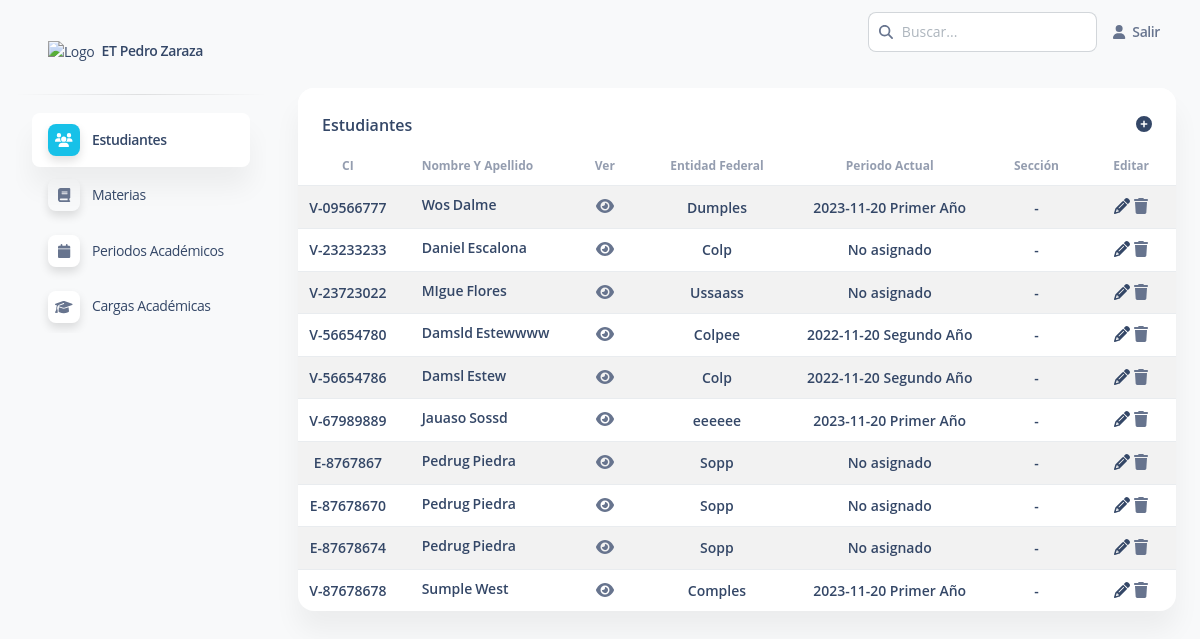
The page /estudiantes (signed in) on the database as committed earlier.
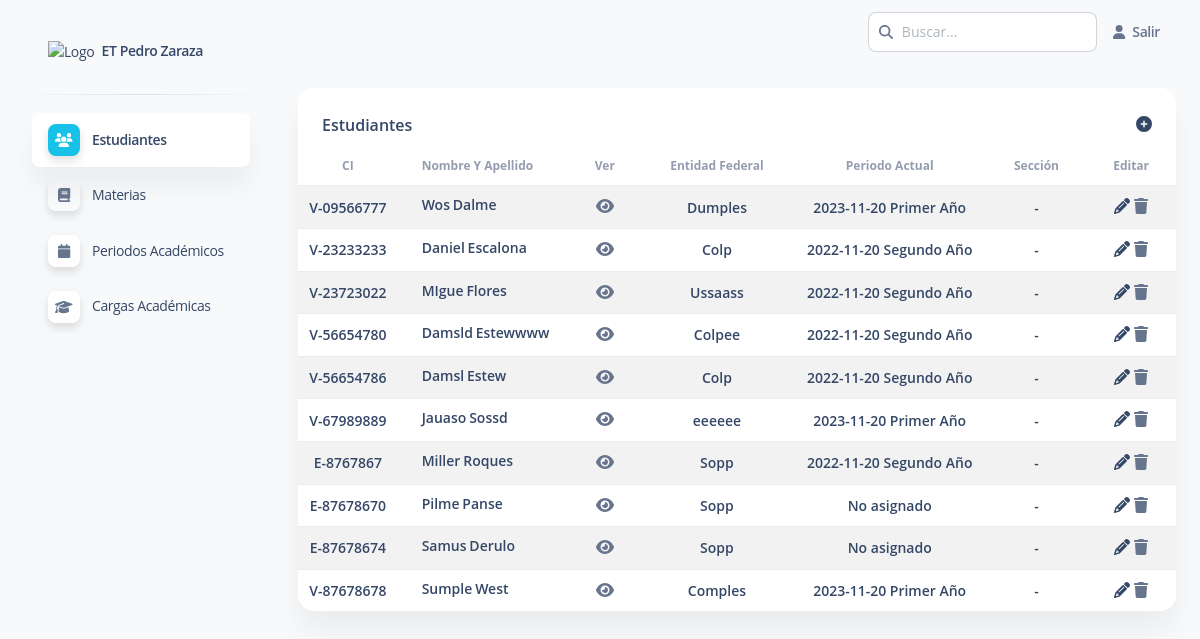
The same page on the database as committed later.
### apps/home/models.py (models this page shows, shortened)
class Estudiante(models.Model):
    CI_OPT=(
        ('V', 'V'),
        ('E', 'E')
    )
    ci = models.CharField(max_length=10, validators=[MinLengthValidator(7), RegexValidator(r'^[0-9]{1,2}[.]?[0-9]{3}[.]?[0-9]{3}$')], unique=True, null=True)
    ci_tipo = models.CharField(max_length=1, choices=CI_OPT, null=True)
    nombre = models.CharField(max_length=30, null=True)
    apellido = models.CharField(max_length=30, null=True)
    lugar_de_nacimiento = models.CharField(max_length=30, null=True)
    entidad_federal = models.CharField(max_length=30, null=True)
    periodo = models.ForeignKey('home.Periodo', on_delete=models.SET_NULL, blank=True, null=True)#Relación a periodo para asignar carga y tomar en cuenta en carga de notas
    periodo_completo = models.BooleanField(default=False)#Filtro para excluir de la carga de notas una vez fue cargada la nota
    seccion = models.CharField(max_length=1, null=True)
    class Meta:
        verbose_name = ("Estudiante")
        verbose_name_plural = ("Estudiantes")

class Periodo(models.Model):
    fecha = models.CharField(max_length=30, null=True)
    carga = models.ForeignKey('home.Carga', on_delete=models.RESTRICT, null=True)
    class Meta:
        verbose_name = ("Periodo")
        verbose_name_plural = ("Periodos")
    def __str__(self):
        return f'{self.fecha} {self.carga.titulo}'

class Carga(models.Model):
    titulo = models.CharField(max_length=30, null=True)
    materias = models.ManyToManyField(Materia)
    class Meta:
        verbose_name = ("Carga ")
        verbose_name_plural = ("Cargas")

### apps/home/views.py (the view)
# urls.py: path('estudiantes', views.estudiantes, name='estudiante'),
@login_required(login_url="/login/")
def estudiantes(request):
    estudiantes = Estudiante.objects.all().order_by('ci')
    buscar = request.GET.get('buscar')#Tomar texto del buscador
    if buscar:#Si exste, filtrar
        estudiantes = estudiantes.filter(Q(nombre__icontains=buscar)|Q(apellido__icontains=buscar)|Q(entidad_federal__icontains=buscar)|Q(periodo__carga__titulo__icontains=buscar)|Q(periodo__fecha__icontains=buscar)|Q(ci__icontains=buscar))#Filtros
    table = 'home/table-content/estudiantes.html'
    context={
        'estudiantes':estudiantes,
        'segment':'estudiante',
        'title':'Estudiantes',
        'buscar':True,
        'table':table,
        'url_crear':'/estudiantes/crear'
    }
    if request.headers.get('x-requested-with') == 'XMLHttpRequest':#Evaluar si es una petición AJAX
        table_html = render_to_string(table, context, request)#Rendereziar los datos en una plantilla de tabla reducida
        return JsonResponse({'table_html': table_html, })#JsonResponse para manejar con JavaScript y recargar un segmento de la página
    return render(request, 'home/table.html', context)

### apps/context_processors.py (called while the page is built)
def cfg_assets_root(request):
    return { 'ASSETS_ROOT' : settings.ASSETS_ROOT }

### apps/home/templatetags/tags.py (called while the page is built)
@register.filter
def remove_dot(value):
  text = str(value).replace('.','')
  return text

### apps/templates/home/table.html (shortened to what this page needs)
{% extends 'layouts/base.html' %}
{% block content %}
{% load tags %}
<div class="container-fluid py-4">
  <div class="row">
    <div class="col-12">
      <div class="card mb-4">
        <div class="card-header pb-0">
          <div class="d-flex justify-content-between">
            <h6>{{ title }}</h6>
            {% if url_crear %}
            <a href="{{ url_crear }}" title="Agregar {{ segment }}">
              <i class="fa fa-plus-circle" aria-hidden="true"></i>
            </a>
            {% endif %}
          </div>
        </div>
        <div class="card-body p-0">
          <div class="table-responsive p-0" id="contenedor-tabla">
            {% include table %}
          </div>
        </div>
      </div>
    </div>
  </div>
</div>
{% endblock content %}

### apps/templates/home/table-content/estudiantes.html
{% load tags %}
<table class="table table-striped mb-0 ">
    <thead>
      <tr>
        <th class="text-xs font-weight-bolder opacity-7 text-center">CI</th>
        <th class="text-xs font-weight-bolder opacity-7">Nombre y Apellido</th>
        <th class="text-xs font-weight-bolder opacity-7 text-center user-select-none">Ver</th>
        <th class="text-xs font-weight-bolder opacity-7 text-center">Entidad Federal</th>
        <th class="text-xs font-weight-bolder opacity-7 text-center">Periodo actual</th>
        <th class="text-xs font-weight-bolder opacity-7 text-center user-select-none">Sección</th>
        <th class="text-xs font-weight-bolder opacity-7 text-center user-select-none">Editar</th>
      </tr>
    </thead>
    <tbody>
      {% for estudiante in estudiantes %}
      <tr class="text-primary">
        <td class="font-weight-bold align-middle text-center">
          <h6 class="text-sm m-0">{{ estudiante.ci_tipo }}-{{ estudiante.ci|remove_dot }}</h6>
        </td>
        <td class="font-weight-bold ps-4">
          <h6 class="text-sm m-0">{{ estudiante.nombre }}&thinsp;{{ estudiante.apellido }}</h6>
        </td>
        <td class="font-weight-bold align-middle text-center user-select-none">
          <a href="{% url 'estudiante_ver' estudiante.id 'ver' 'None' %}">
          <i class="fa fa-eye info-icon" aria-hidden="true"></i>
          </a>
        </td>
        <td class="font-weight-bold align-middle text-center">
          <h6 class="text-sm m-0">{{ estudiante.entidad_federal|default_if_none:'Sin especificar' }}</h6>
        </td>
        <td class="font-weight-bold align-middle text-center">
          <h6 class="text-sm m-0">{{ estudiante.periodo|default_if_none:'No asignado' }}</h6>
        </td>
        <td class="font-weight-bold align-middle text-center">
          <h6 class="text-sm m-0">{{ estudiante.seccion|default_if_none:'-' }}</h6>
        </td>
        <td class="font-weight-bold align-middle text-center user-select-none">
          <a href="{% url 'estudiante_editar' estudiante.id %}">
            <i class="fa fa-pencil" aria-hidden="true"></i>
          </a>
          {% include 'includes/del_modal.html' with target=estudiante.id objeto='el Estudiante' info='Esto incluye todas las notas relacionadas al estudiante, esta acción no puede deshacerse' url_name='estudiante_eliminar' %}
        </td>
      </tr>
      {% endfor %}
    </tbody>
  </table>

### apps/templates/includes/del_modal.html (shortened to what this page needs)
<i class="fa fa-trash del-icon" data-bs-toggle="modal" data-bs-target="#modalId{{ target }}"></i>

Rows that differ between the two databases and show on the page:
changed Estudiante "Daniel": periodo "No asignado" → "2022-11-20 Segundo Año"
changed Estudiante "MIgue": periodo "No asignado" → "2022-11-20 Segundo Año"
changed Estudiante: nombre "Pedrug" → "Miller"; apellido "Piedra" → "Roques"; periodo "No asignado" → "2022-11-20 Segundo Año"
changed Estudiante: nombre "Pedrug" → "Pilme"; apellido "Piedra" → "Panse"
changed Estudiante: nombre "Pedrug" → "Samus"; apellido "Piedra" → "Derulo"
